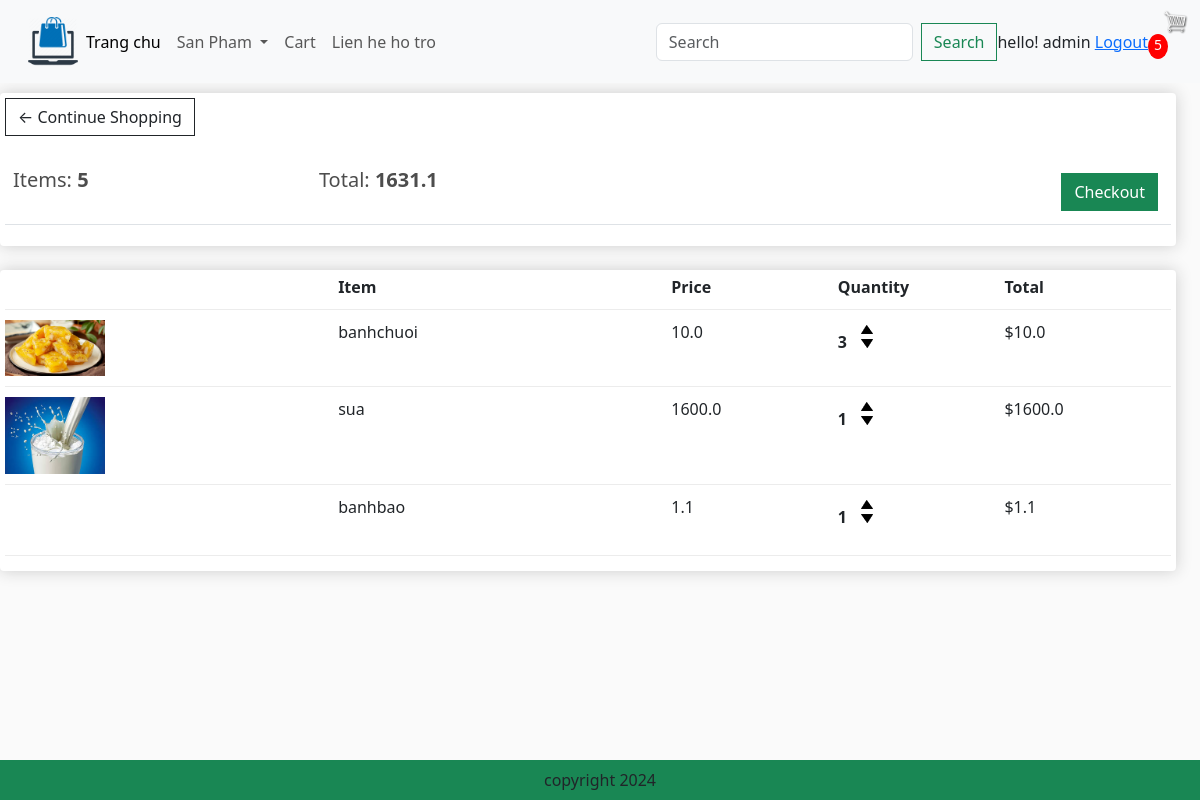
The app's page /cart/ (signed in) with its own data.
### app/models.py (models this page shows, shortened)
class Order(models.Model):
    customer = models.ForeignKey(User, on_delete=models.SET_NULL, blank=True, null=True)
    date_order = models.DateField(auto_now_add=True)
    complete = models.BooleanField(default=False)
    transaction_id = models.CharField(max_length=200, null=True)
    @property
    def get_cart_items(self):
        orderitems = self.orderitem_set.all()
        total = sum([item.quantity for item in orderitems])
        return total
    @property
    def get_cart_total(self):
        orderitems = self.orderitem_set.all()
        total = sum([item.get_total for item in orderitems])
        return total

class OrderItem(models.Model):
    product = models.ForeignKey(Product, on_delete=models.SET_NULL, blank=True, null=True)
    order = models.ForeignKey(Order, on_delete=models.SET_NULL, blank=True, null=True)
    quantity = models.IntegerField(default=0, null=True, blank=True)
    date_added = models.DateTimeField(auto_now_add=True)
    @property
    def get_total(self):
        total = self.product.gia * self.quantity
        return total

class Product(models.Model):
    category = models.ManyToManyField(Category, related_name = 'product')
    name = models.CharField(max_length=200, null=True)
    gia = models.FloatField()
    digital = models.BooleanField(default=False)
    image = models.ImageField(null=True, blank=True)
    detail = models.TextField(null=True,blank=True)
    @property
    def ImageURL(self):
        try:
            url = self.image.url
        except:
            url = ''
        return url

### app/views.py (the view)
# urls.py: path('cart/', views.cart, name="cart"),
def cart(request):
    if request.user.is_authenticated:
        customer = request.user
        order, created = Order.objects.get_or_create(customer=customer, complete=False)
        items = OrderItem.objects.filter(order=order)
        cartItems = order.get_cart_items
    else:
        items = []
        order = {'get_cart_items': 0, 'get_cart_total':0}
        cartItems = order['get_cart_items']
    categories = Category.objects.filter(is_sub=False)
    context = {'categories':categories,'items': items, 'order': order,'cartItems': cartItems}
    return render(request, 'app/cart.html', context)

### app/templates/app/cart.html (shortened to what this page needs)
{% extends 'app/base.html' %}
{% load static %}
{% block cart_content %}
<div class="row" style = 'width: 100%'>
	<div class="col-lg-12">
		<div class="box-element">
			<a  class="btn btn-outline-dark" href="{% url 'home' %}">&#x2190; Continue Shopping</a>
			<br>
			<br>
			<table class="table">
				<tr>
					<th><h5>Items: <strong>{{order.get_cart_items}}</strong></h5></th>
					<th><h5>Total:<strong> {{order.get_cart_total}}</strong></h5></th>
					<th>
						<a  style="float:right; margin:5px;" class="btn btn-success" href="{% url 'checkout' %}">Checkout</a>
					</th>
				</tr>
			</table>
		</div>
		<br>
		<div class="box-element">
			<div class="cart-row">
				<div style="flex:2"></div>
				<div style="flex:2"><strong>Item</strong></div>
				<div style="flex:1"><strong>Price</strong></div>
				<div style="flex:1"><strong>Quantity</strong></div>
				<div style="flex:1"><strong>Total</strong></div>
			</div>
			{% for item in items %}
			<div class="cart-row">
				<div style="flex:2"><img class="row-image" src="{{item.product.ImageURL}}"></div>
				<div style="flex:2"><p>{{item.product.name}}</p></div>
				<div style="flex:1"><p>{{item.product.gia}}</p></div>
				<div style="flex:1">
					<p class="quantity">{{item.quantity}}</p>
					<div class="quantity">
						<img data-product = {{item.product.id}} data-action = 'add' class="chg-quantity update-cart" src="{% static  'app/images/arrow-up.png' %}">
						<img data-product = {{item.product.id}} data-action = 'remove' class="chg-quantity update-cart" src="{% static  'app/images/arrow-down.png' %}">
					</div>
				</div>
				<div style="flex:1"><p>${{item.product.gia}}</p></div>
			</div>
			{% endfor %}
		</div>
	</div>
</div>
{% endblock cart_content %}

### app/templates/app/base.html (shortened to what this page needs)
{% load  static %}
<!DOCTYPE html>
<html>
    <head>
        <link href="https://cdn.jsdelivr.net/npm/bootstrap@5.3.3/dist/css/bootstrap.min.css" rel="stylesheet">
        <link href="{% static 'app/css/main.css'%}" rel = "stylesheet" />
        <link rel="stylesheet" href="">
    </head>
    <body>
         <nav class="navbar navbar-expand-lg bg-body-tertiary">
            <div class="container-fluid">
                <img src = "{% static 'app/images/logo.png' %}" width = "50" height = "50" />
              <div class="collapse navbar-collapse" id="navbarSupportedContent">
                <ul class="navbar-nav me-auto mb-2 mb-lg-0">
                  <li class="nav-item">
                    <a class="nav-link active" aria-current="page" href="{% url 'home' %}">Trang chu</a>
                  <li class="nav-item dropdown">
                    <a class="nav-link dropdown-toggle" href="#" role="button" data-bs-toggle="dropdown" aria-expanded="false">
                      San Pham
                    </a>
                  </li>
                </li>
                <li class="nav-item">
                  <a class="nav-link" href="{% url 'cart' %}">Cart</a>
                </li>
                  <li class="nav-item">
                    <a class="nav-link " aria-disabled="true">  Lien he ho tro</a>
                  </li>
                </ul>
                <form class="d-flex" role="search" method = POST action = "{% url "search" %}">
                  <input class="form-control me-2" type="search" placeholder="Search" aria-label="Search" name = "searched">
                  <button class="btn btn-outline-success" type="submit">Search</button>
                </form>
              </div>
              <ul class="navbar-nav me-auto mb-2 mb-lg-0">
                <div class = 'form-inline my-2 my-lg-0'>
                  <span>hello! {{request.user}}</span>
                <span> <a href = "{% url 'logout' %}" > Logout </a></span>
                </div>
              </ul>
              <div class = 'form-inline my-2 my-lg-0'>
                <a href = "{% url 'cart' %}"><img id = "cart-icon" src = "{% static "images/cart.png" %}"></a>
                <p id = 'cart-total'> {{cartItems}} </p>
              </div>
            </div>
          </nav>
          {% block cart_content %} {% endblock cart_content%}
        <footer class="container-fluid bg-success text-center fixed-bottom p-2 mt-5">
          copyright 2024
      </footer>
    </body>
</html>

### app/static/app/css/main.css (style rules this page uses)
body { background-color: hsl(0, 0%, 98%); }
h1, h2, h3, h4, h5, h6 { color: hsl(0, 0%, 30%); }
.box-element { box-shadow: hsl(0, 0%, 80%) 0 0 16px; background-color: #fff; border-radius: 4px; padding: 5px; }
#cart-icon { width: 25px; display: inline-block; margin-left: 15px; }
#cart-total { display: block; text-align: center; color: #fff; background-color: red; width: 20px; height: 25px; border-radius: 50%; font-size: 14px; }
.col-lg-3, .col-lg-4, .col-lg-6, .col-lg-8, .col-lg-12 { margin-top: 10px; }
.btn { border-radius: 0; }
.row-image { width: 100px; }
.cart-row { display: flex; align-items: flex-stretch; padding-bottom: 10px; margin-bottom: 10px; border-bottom: 1px solid #ececec; }
.quantity { display: inline-block; font-weight: 700; padding-right: 10px; }
.chg-quantity { width: 12px; cursor: pointer; display: block; margin-top: 5px; transition: .1s; }

### app/templates/app/cart.html (style rules this page uses)
.row-image { max-width: 100px; height: auto; }

### records on screen
Order: get_cart_items "5", get_cart_total "1631.1"
OrderItem: product.ImageURL (picture), product.name "banhchuoi", product.gia "10.0", quantity "3"
OrderItem: product.ImageURL (picture), product.name "sua", product.gia "1600.0", quantity "1"
OrderItem: product.name "banhbao", product.gia "1.1", quantity "1"

### other values on screen
{{ request.user }} "admin"
{{ cartItems }} "5"
